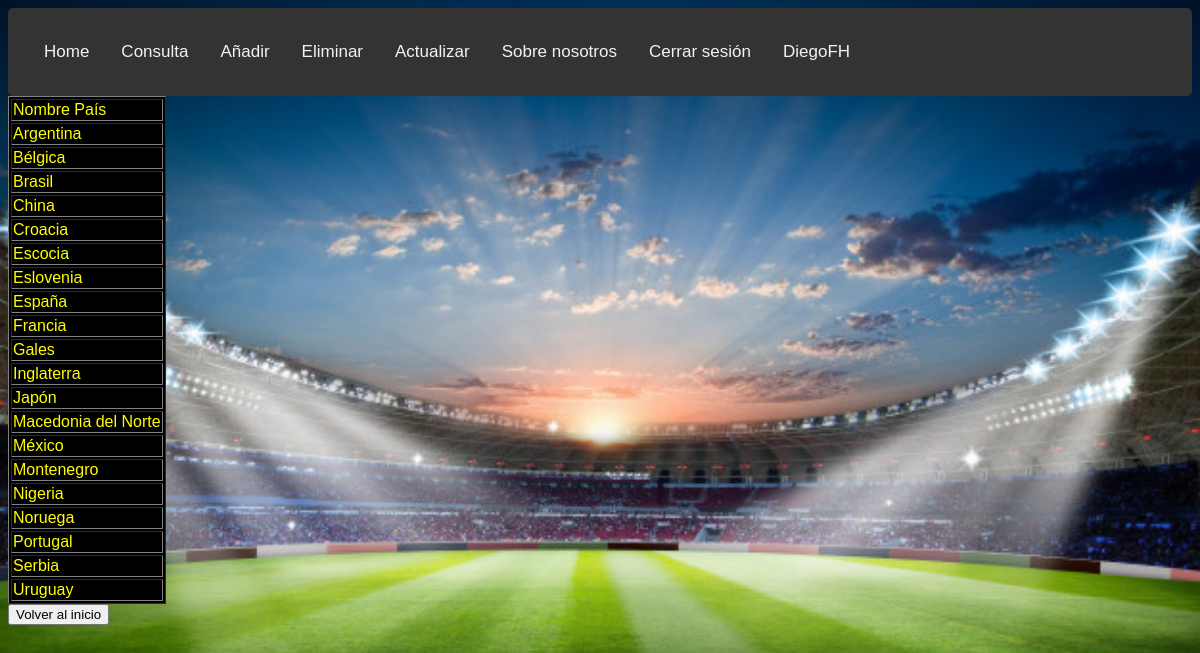
/consulta_insert_pais.php (signed in), run on the app's committed database.
### tables this page shows
CREATE TABLE `pais`  (
  `nombre_pais` varchar(20) NOT NULL,
  PRIMARY KEY (`nombre_pais`) USING BTREE
);

### consulta_insert_pais.php (the view, shortened to what this page needs)
<?php
	if(!isset($_SESSION["usuario"])){
		header("Location: index.php");
		die();
	}
	else{
		?>
<html>
<head>
<link rel="stylesheet" type="text/css" media="screen" href="style.css" />
</head>
<div class="topnav">
  <a href="index2.php">Home</a>
  <a href="consultar_index.php">Consulta</a>
  <a href="añadir_datos_index.php">Añadir</a>
  <a href="eliminar_index.php">Eliminar</a>
  <a href="update_index.php">Actualizar</a>
  <a href="sobre_nosotros.php">Sobre nosotros</a>
  <a href="sesion_cerrar.php">Cerrar sesión</a>
  <?php $usuario = $_SESSION["usuario"]; echo "<a href='perfil.php'> $usuario </a>"; ?>
</div>
<body>
<?php
	$conexion = mysqli_connect("localhost","usuario","Usuario_2019","futgol");
	mysqli_select_db($conexion,"futgol") or die ("No se puede seleccionar la BD");
	$resultado = mysqli_query($conexion, "select * from pais");
	$numr = mysqli_num_rows($resultado);
?>
	<table border="1px" style="background-color:black">
		<tr>
			<td>
				Nombre País
			</td>
		</tr>
		<?php
			if($numr > 0){
				for ($i = 0; $i < $numr; $i++){
					echo "<tr>";
					$fila = mysqli_fetch_array($resultado,MYSQLI_ASSOC);
					echo "<td>".$fila["nombre_pais"]."</td>";
					echo "</tr>";
				}
			}
		?>
	</table>
	<button onclick=window.location.href='index2.php'>Volver al inicio</button>
</body>
</html>
<?php
	}?>

### style.css (style rules this page uses)
body { font-family: Arial, Helvetica, sans-serif; color: yellow; }
div { border-radius: 5px; color: yellow; padding: 20px; }
body { background-image: url("fondo1.jpeg"); background-repeat: no-repeat; background-size: 100% 100%; color: yellow; }
.topnav { background-color: #333; overflow: hidden; }
.topnav a { float: left; color: #f2f2f2; text-align: center; padding: 14px 16px; text-decoration: none; font-size: 17px; }

### data on the page
pais: nombre_pais "Argentina"
pais: nombre_pais "Bélgica"
pais: nombre_pais "Brasil"
pais: nombre_pais "China"
pais: nombre_pais "Croacia"
pais: nombre_pais "Escocia"
pais: nombre_pais "Eslovenia"
pais: nombre_pais "España"
pais: nombre_pais "Francia"
pais: nombre_pais "Gales"
pais: nombre_pais "Inglaterra"
pais: nombre_pais "Japón"
pais: nombre_pais "Macedonia del Norte"
pais: nombre_pais "México"
pais: nombre_pais "Montenegro"
pais: nombre_pais "Nigeria"
pais: nombre_pais "Noruega"
pais: nombre_pais "Portugal"
pais: nombre_pais "Serbia"
pais: nombre_pais "Uruguay"

### other printed values
$usuario "DiegoFH"
